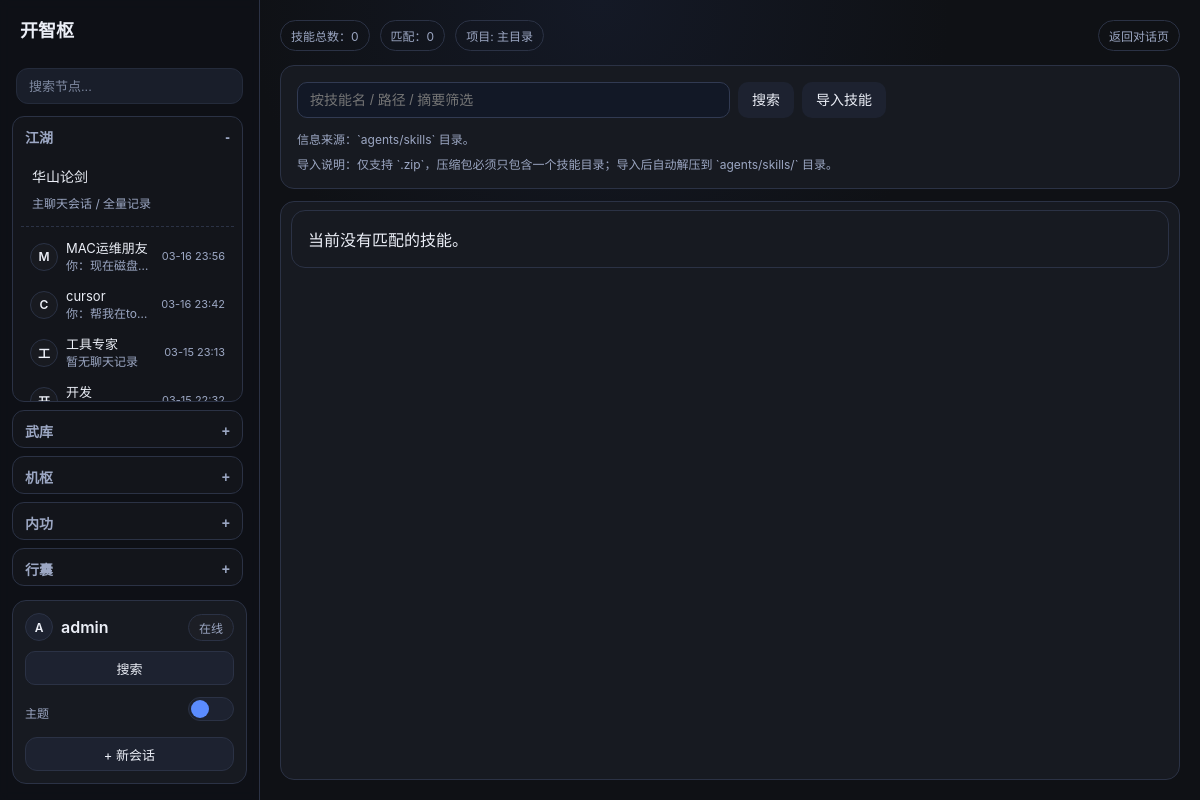
The page /system/skills/ (signed in) on the database as committed earlier.
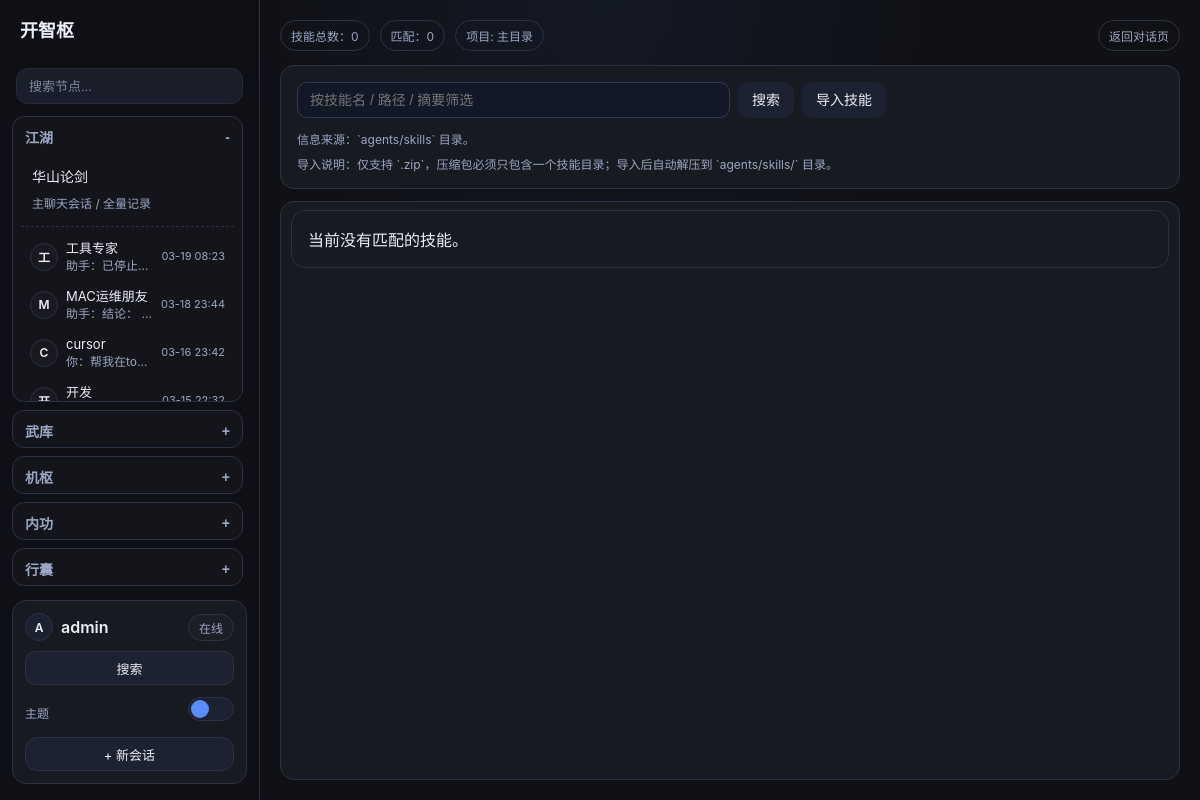
The same page on the database as committed later.
### collector/models.py (models this page shows, shortened)
class CompanionProfile(models.Model):
    LLM_ROUTING_MANUAL = "manual"
    LLM_ROUTING_AUTO = "auto"
    LLM_ROUTING_CHOICES = [
        (LLM_ROUTING_MANUAL, "手动模式"),
        (LLM_ROUTING_AUTO, "自动模式"),
    ]
    LLM_SOURCE_API = "api"
    LLM_SOURCE_LOCAL = "local"
    LLM_SOURCE_CHOICES = [
        (LLM_SOURCE_API, "大模型 API"),
        (LLM_SOURCE_LOCAL, "本地模型"),
    ]
    name = models.CharField(max_length=80, verbose_name="伙伴标识")
    display_name = models.CharField(max_length=120, blank=True, verbose_name="展示名称")
    role_title = models.CharField(max_length=120, blank=True, verbose_name="角色名称")
    persona = models.TextField(blank=True, verbose_name="角色描述")
    tone = models.CharField(max_length=120, blank=True, verbose_name="回复语气")
    memory_notes = models.TextField(blank=True, verbose_name="记忆摘要")
    llm_routing_mode = models.CharField(
        max_length=20,
        choices=LLM_ROUTING_CHOICES,
        default=LLM_ROUTING_MANUAL,
        verbose_name="模型路由模式",
    )
    llm_source_type = models.CharField(
        max_length=20,
        choices=LLM_SOURCE_CHOICES,
        default=LLM_SOURCE_API,
        verbose_name="模型来源",
    )
    llm_api_config = models.ForeignKey(
        LLMApiConfig,
        on_delete=models.SET_NULL,
        related_name="companion_profiles",
        null=True,
        blank=True,
        verbose_name="API 模型配置",
    )
    local_llm_config = models.ForeignKey(
        LocalLLMConfig,
        on_delete=models.SET_NULL,
        related_name="companion_profiles",
        null=True,
        blank=True,
        verbose_name="本地模型配置",
    )
    default_model_name = models.CharField(max_length=120, blank=True, verbose_name="默认使用模型")
    backup_model_tokens = models.JSONField(default=list, blank=True, verbose_name="备用模型列表")
    allowed_agent_modules_text = models.CharField(
        max_length=200,
        blank=True,
        verbose_name="可调用智能体模块",
        help_text="逗号分隔，如 mindforge,skills",
    )
    allowed_control_modules_text = models.CharField(
        max_length=200,
        blank=True,
        verbose_name="可调用组件模块",
        help_text="逗号分隔，如 observe,handle",
    )
    allowed_toolsets_text = models.CharField(
        max_length=300,
        blank=True,
        verbose_name="可调用工具集",
        help_text="逗号分隔，如 component_call_tool,knowledge_curation_tool",
    )
    allowed_control_components_text = models.TextField(
        blank=True,
        verbose_name="可调用组件",
        help_text="逗号分隔 component_key，如 handle.file_reader_component",
    )
    allowed_control_functions_text = models.TextField(
        blank=True,
        verbose_name="可调用组件 API",
        help_text="逗号分隔函数路径，如 component.observe.understand_current_screen",
    )
    adapter_type = models.CharField(
        max_length=40,
        blank=True,
        default="",
        verbose_name="adapter 类型",
        help_text="外部 agent adapter 类型标识，如 process、http；空值表示不使用 adapter",
    )
    adapter_config = models.JSONField(
        default=dict,
        blank=True,
        verbose_name="adapter 配置",
        help_text="adapter 专属配置参数，JSON 格式",
    )
    knowledge_path = models.CharField(
        max_length=300,
        blank=True,
        verbose_name="知识库路径",
        help_text="相对项目根目录，如 data/companions/er-gou/knowledge",
    )
    is_active = models.BooleanField(default=True, verbose_name="是否启用")
    project = models.ForeignKey(
        Project,
        on_delete=models.CASCADE,
        related_name="companions",
        verbose_name="所属项目",
        null=True,
        blank=True,
    )
    created_by = models.ForeignKey(
        settings.AUTH_USER_MODEL,
        on_delete=models.CASCADE,
        related_name="companions",
        verbose_name="创建人",
    )
    created_at = models.DateTimeField(auto_now_add=True, verbose_name="创建时间")
    updated_at = models.DateTimeField(auto_now=True, verbose_name="更新时间")
    class Meta:
        verbose_name = "伙伴配置"
        verbose_name_plural = "伙伴配置"
        ordering = ["-updated_at", "name"]
        constraints = [
            models.UniqueConstraint(fields=["created_by", "project", "name"], name="uniq_user_project_companion"),
        ]
    def get_allowed_agent_modules(self):
        return [item for item in self.allowed_agent_modules_text.split(",") if item]
    def get_allowed_control_modules(self):
        return [item for item in self.allowed_control_modules_text.split(",") if item]
    def get_allowed_toolsets(self):
        return [item for item in self.allowed_toolsets_text.split(",") if item]
    def get_allowed_control_components(self):
        return [item for item in self.allowed_control_components_text.split(",") if item]
    def get_allowed_control_functions(self):
        return [item for item in self.allowed_control_functions_text.split(",") if item]

class RequirementMessage(models.Model):
    ROLE_USER = "user"
    ROLE_ASSISTANT = "assistant"
    ROLE_CHOICES = [
        (ROLE_USER, "用户"),
        (ROLE_ASSISTANT, "助手"),
    ]
    session = models.ForeignKey(
        RequirementSession,
        on_delete=models.CASCADE,
        related_name="messages",
        verbose_name="所属会话",
    )
    role = models.CharField(max_length=20, choices=ROLE_CHOICES, verbose_name="角色")
    content = models.TextField(verbose_name="消息内容")
    attachment = models.FileField(upload_to="chat_attachments/", blank=True, null=True, verbose_name="上传附件")
    created_at = models.DateTimeField(auto_now_add=True, verbose_name="创建时间")
    class Meta:
        ordering = ["created_at"]
        verbose_name = "需求消息"
        verbose_name_plural = "需求消息"

class RequirementSession(models.Model):
    PHASE_COLLECTING = "collecting"  # 第一阶段：收集需求
    PHASE_ORGANIZING = "organizing"  # 第二阶段：整理需求
    PHASE_COMPLETED = "completed"    # 已完成
    PHASE_CHOICES = [
        (PHASE_COLLECTING, "需求收集中"),
        (PHASE_ORGANIZING, "需求整理中"),
        (PHASE_COMPLETED, "已完成"),
    ]
    title = models.CharField(max_length=200, verbose_name="标题")
    content = models.TextField(verbose_name="原始需求内容")
    phase = models.CharField(
        max_length=20,
        choices=PHASE_CHOICES,
        default=PHASE_COLLECTING,
        verbose_name="会话阶段"
    )
    project = models.ForeignKey(
        Project,
        on_delete=models.CASCADE,
        related_name="sessions",
        verbose_name="所属项目",
        null=True,
        blank=True,
    )
    created_by = models.ForeignKey(
        settings.AUTH_USER_MODEL,
        on_delete=models.CASCADE,
        related_name="requirement_sessions",
        verbose_name="创建人",
    )
    created_at = models.DateTimeField(auto_now_add=True, verbose_name="创建时间")
    updated_at = models.DateTimeField(auto_now=True, verbose_name="更新时间")
    class Meta:
        ordering = ["-updated_at"]
        verbose_name = "需求会话"
        verbose_name_plural = "需求会话"

### collector/views.py (the view)
# urls.py: path("system/skills/", views.system_skill_list, name="system_skill_list"),
@login_required
def system_skill_list(request):
    keyword = request.GET.get("q", "").strip()
    all_items = _list_system_skill_items("")
    filtered_items = _list_system_skill_items(keyword)
    context = _build_chat_context(request)
    context.update(
        {
            "current_nav": "system_skills",
            "skill_keyword": keyword,
            "skill_items": filtered_items,
            "skill_total": len(all_items),
            "skill_filtered": len(filtered_items),
        }
    )
    return render(request, "collector/system_skill_list.html", context)

### collector/forms.py
class ChatMessageForm(forms.Form):
    content = forms.CharField(
        label="消息内容",
        max_length=4000,
        widget=forms.Textarea(
            attrs={"rows": 4, "placeholder": "输入你的需求内容（Shift+Enter 换行），或使用麦克风语音输入"}
        ),
        required=False,  # 允许仅发送附件而不填写文本
    )
    attachment = forms.FileField(
        label="上传附件",
        required=False,
        widget=forms.ClearableFileInput(attrs={"style": "margin-top: 10px;"}),
    )

### collector/models.py (called while the page is built)
    @classmethod
    def get_core_project_path(cls):
        return str(getattr(settings, "PROJECT_ROOT", Path(__file__).resolve().parents[2]))

    @classmethod
    def get_bool(cls, key: str, default: bool = True) -> bool:
        key_text = str(key or "").strip()
        if not key_text:
            return bool(default)
        raw_value = cls.objects.filter(key=key_text).values_list("value_text", flat=True).first()
        if raw_value is None:
            return bool(default)
        normalized = str(raw_value or "").strip().lower()
        if normalized in {"1", "true", "yes", "on"}:
            return True
        if normalized in {"0", "false", "no", "off"}:
            return False
        return bool(default)

### templates/collector/system_skill_list.html (shortened to what this page needs)
{% extends "base.html" %}
{% block content %}
<div class="app-shell app-shell-system">
    <aside class="sidebar sidebar-menu">
        {% include "collector/partials/sidebar_menu.html" %}
    </aside>
    <main class="main-panel">
        <div class="top-actions">
            <div class="top-actions-left">
                <span class="chip">技能总数：{{ skill_total }}</span>
                <span class="chip">匹配：{{ skill_filtered }}</span>
                {% if current_project %}
                <span class="chip" title="{{ current_project.path }}">项目: {{ current_project.name }}</span>
                {% endif %}
            </div>
            <div class="top-actions-right">
                <a class="chip" href="{% url 'session_list' %}">返回对话页</a>
            </div>
        </div>
        <section class="panel">
            <div class="system-toolbar">
                <form method="get" action="{% url 'system_skill_list' %}" class="system-search-form">
                    <input type="text" name="q" value="{{ skill_keyword }}" placeholder="按技能名 / 路径 / 摘要筛选" class="system-search-input">
                    <button type="submit" class="system-toolbar-btn">搜索</button>
                    <button type="button" id="upload-skill-trigger-btn" class="system-toolbar-btn">导入技能</button>
                </form>
            </div>
            <div class="meta">信息来源：`agents/skills` 目录。</div>
            <div class="meta" style="margin-top: 8px;">
                导入说明：仅支持 `.zip`，压缩包必须只包含一个技能目录；导入后自动解压到 `agents/skills/<skill_name>` 目录。
            </div>
        </section>
        <section class="conversation panel" style="margin-top: 12px;">
            {% if skill_items %}
                {% for item in skill_items %}
                <div class="panel system-item">
                    <div class="skill-card-header">
                        <div style="min-width: 0;">
                            <div><strong>{{ item.name }}</strong></div>
                            <div class="meta">目录：{{ item.directory }}</div>
                            <div class="meta">SKILL.md：{% if item.skill_file_exists %}已存在{% else %}缺失{% endif %}</div>
                            <div class="meta">更新时间：{{ item.updated_at|date:"Y-m-d H:i" }}</div>
                            <div class="meta">摘要：{{ item.summary }}</div>
                        </div>
                        <div style="white-space: nowrap;">
                            <a class="chip" href="{% url 'system_skill_download' item.name %}">导出技能</a>
                        </div>
                    </div>
                    <div style="margin-top: 8px;">
                        <div class="meta">关键文件：</div>
                        {% if item.key_files %}
                        <pre style="margin: 6px 0 0; white-space: pre-wrap;">{{ item.key_files|join:", " }}</pre>
                        {% else %}
                        <div class="meta">当前目录下暂无可展示文件</div>
                        {% endif %}
                    </div>
                </div>
                {% endfor %}
            {% else %}
                <div class="panel">当前没有匹配的技能。</div>
            {% endif %}
        </section>
    </main>
</div>
{% endblock %}

### templates/collector/partials/sidebar_menu.html (shortened to what the changed rows need)
<div class="menu-tree">
    <section class="menu-section is-open" data-menu-section>
        <div class="menu-section-body">
            <div class="friend-list">
                {% for item in sidebar_companion_items %}
                <a class="friend-item {% if current_companion_nav_id == item.obj.id %}active{% endif %}" href="{% url 'companion_chat' item.obj.id %}" title="{{ item.display_name_or_name }}">
                    <span class="friend-avatar">{{ item.avatar_text }}</span>
                    <span class="friend-main">
                        <span class="friend-name">{{ item.display_name_or_name }}</span>
                        <span class="friend-summary">{{ item.last_chat_summary }}</span>
                    </span>
                    <span class="friend-time">{% if item.last_chat_at %}{{ item.last_chat_at|date:"m-d H:i" }}{% endif %}</span>
                </a>
                {% empty %}
                <div class="meta" style="padding: 4px 10px;">暂无最近伙伴会话</div>
                {% endfor %}
            </div>
        </div>
    </section>
</div>

Rows that differ between the two databases and show on the page:
no longer on this page (row unchanged): RequirementMessage: last_chat_at "03-16 23:56"
no longer on this page (row unchanged): RequirementSession: last_chat_at "03-15 23:13"
added RequirementMessage: last_chat_at "03-19 08:23"
added RequirementMessage: last_chat_at "03-18 23:44"
Other text that changed with them:
new list line: "工 助手：已停止…"
new list line: "工具专家"
new list line: "M 助手：结论：…"
new list line: "MAC运维朋友"
list line gone: "M 你：现在磁盘…"
list line gone: "MAC运维朋友"
list line gone: "工 暂无聊天记录"
list line gone: "工具专家"
